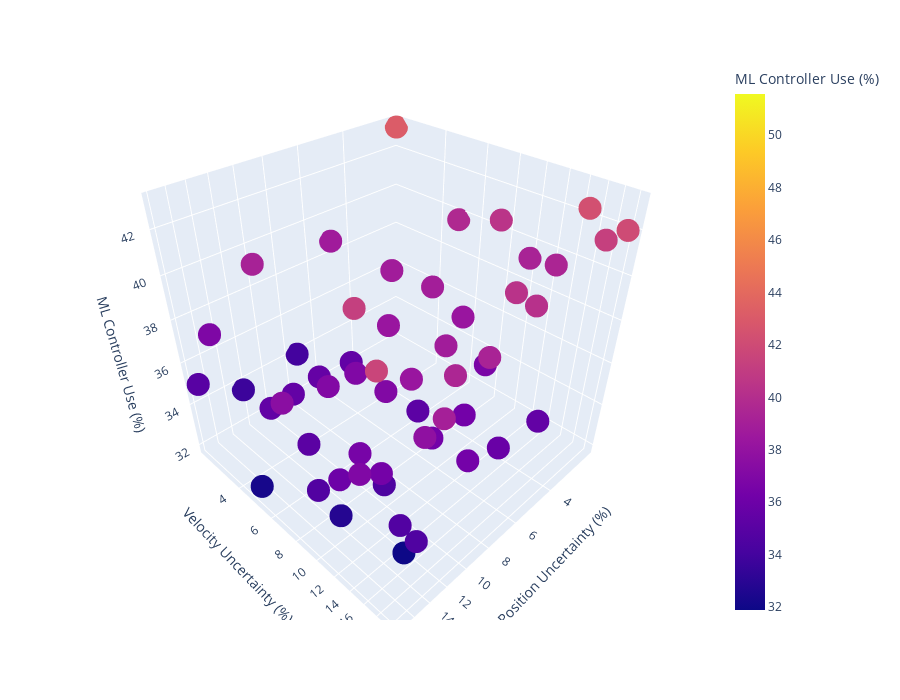

The code cell stored with this chart in its notebook:
### Code cell
labs = {"percent_change_in_size_of_reachset":"% Change in Size of Reachset",
        "number_of_opponents":"Number of Opponents",
       "reach_time":"Reach Time (s)","velocity_uncertainty":"Velocity Uncertainty (%)","position_uncertainty":"Position Uncertainty (%)","time_taken_lec":"ML Controller Use (%)"}

fig = px.scatter_3d(results2, x="position_uncertainty", y="velocity_uncertainty", 
                    z="time_taken_lec",
                    color="time_taken_lec",log_x=True,log_y=True,log_z=True,
                   labels=labs,width=900, height=700)
fig.show()

### Figure 1 — Plotly figure (JSON) as saved in the notebook; plotly's stock layout.template omitted (floating-point values rounded to 4 significant figures)
{"data": [{"hovertemplate": "Position Uncertainty (%)=%{x}<br>Velocity Uncertainty (%)=%{y}<br>ML Controller Use (%)=%{marker.color}<extra></extra>", "legendgroup": "", "marker": {"color": [51.56, 43.12, 39.69, 40.45, 39.24, 39.42, 42.34, 41.27, 41.98, 38.72, 38.77, 38.94, 38.28, 36.7, 40.38, 40.22, 35.54, 34.02, 35.45, 38.27, 35.18, 38.79, 36.3, 39.28, 35.81, 39.17, 35.62, 36.98, 37.04, 38.28, 36.32, 39.49, 36.37, 33.69, 35.51, 37.11, 41.23, 34.41, 31.89, 37.76, 39.01, 36.91, 35.46, 35.13, 32.83, 36.55, 36.38, 34.7, 34.56, 34.99, 32.26, 37.53, 34.67, 36.03, 36.99, 41.62], "coloraxis": "coloraxis", "symbol": "circle"}, "mode": "markers", "name": "", "scene": "scene", "showlegend": false, "type": "scatter3d", "x": [0, 2.5, 2.5, 2.5, 2.5, 2.5, 2.5, 2.5, 2.5, 5, 5, 5, 5, 5, 5, 5, 5, 7.5, 7.5, 7.5, 7.5, 7.5, 7.5, 7.5, 7.5, 10, 10, 10, 10, 10, 10, 10, 10, 12.5, 12.5, 12.5, 12.5, 12.5, 12.5, 12.5, 12.5, 15, 15, 15, 15, 15, 15, 15, 15, 17.5, 17.5, 17.5, 17.5, 17.5, 17.5, 17.5], "y": [0, 2.5, 5, 7.5, 10, 12.5, 15, 17.5, 20, 2.5, 5, 7.5, 10, 12.5, 15, 17.5, 20, 2.5, 5, 7.5, 10, 12.5, 15, 17.5, 20, 2.5, 5, 7.5, 10, 12.5, 15, 17.5, 20, 2.5, 5, 7.5, 10, 12.5, 15, 17.5, 20, 2.5, 5, 7.5, 10, 12.5, 15, 17.5, 20, 2.5, 5, 7.5, 10, 12.5, 15, 17.5], "z": [51.56, 43.12, 39.69, 40.45, 39.24, 39.42, 42.34, 41.27, 41.98, 38.72, 38.77, 38.94, 38.28, 36.7, 40.38, 40.22, 35.54, 34.02, 35.45, 38.27, 35.18, 38.79, 36.3, 39.28, 35.81, 39.17, 35.62, 36.98, 37.04, 38.28, 36.32, 39.49, 36.37, 33.69, 35.51, 37.11, 41.23, 34.41, 31.89, 37.76, 39.01, 36.91, 35.46, 35.13, 32.83, 36.55, 36.38, 34.7, 34.56, 34.99, 32.26, 37.53, 34.67, 36.03, 36.99, 41.62]}], "layout": {"coloraxis": {"colorbar": {"title": {"text": "ML Controller Use (%)"}}, "colorscale": [[0, "#0d0887"], [0.1111, "#46039f"], [0.2222, "#7201a8"], [0.3333, "#9c179e"], [0.4444, "#bd3786"], [0.5556, "#d8576b"], [0.6667, "#ed7953"], [0.7778, "#fb9f3a"], [0.8889, "#fdca26"], [1, "#f0f921"]]}, "height": 700, "legend": {"tracegroupgap": 0}, "margin": {"t": 60}, "scene": {"domain": {"x": [0, 1], "y": [0, 1]}, "xaxis": {"title": {"text": "Position Uncertainty (%)"}, "type": "log"}, "yaxis": {"title": {"text": "Velocity Uncertainty (%)"}, "type": "log"}, "zaxis": {"title": {"text": "ML Controller Use (%)"}, "type": "log"}}, "width": 900}}
